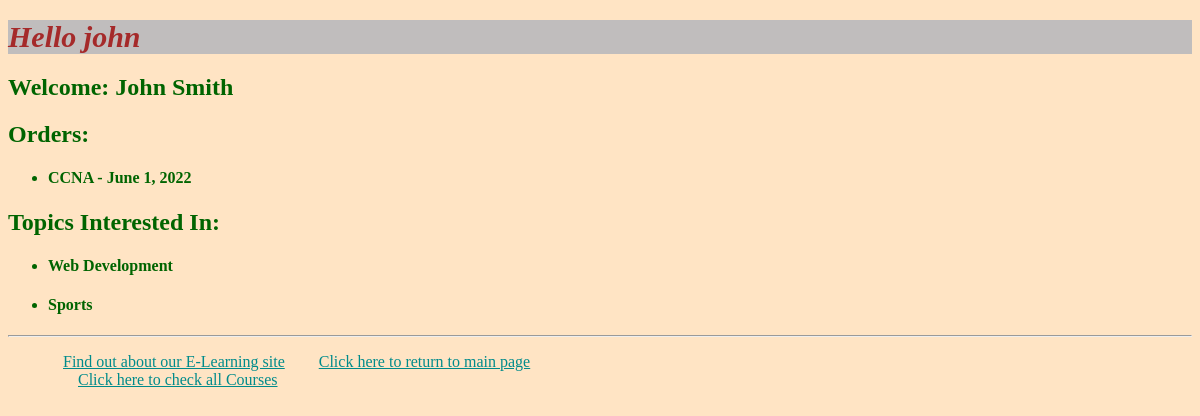
The app's page /myapp/myaccount/ (signed in), older data.
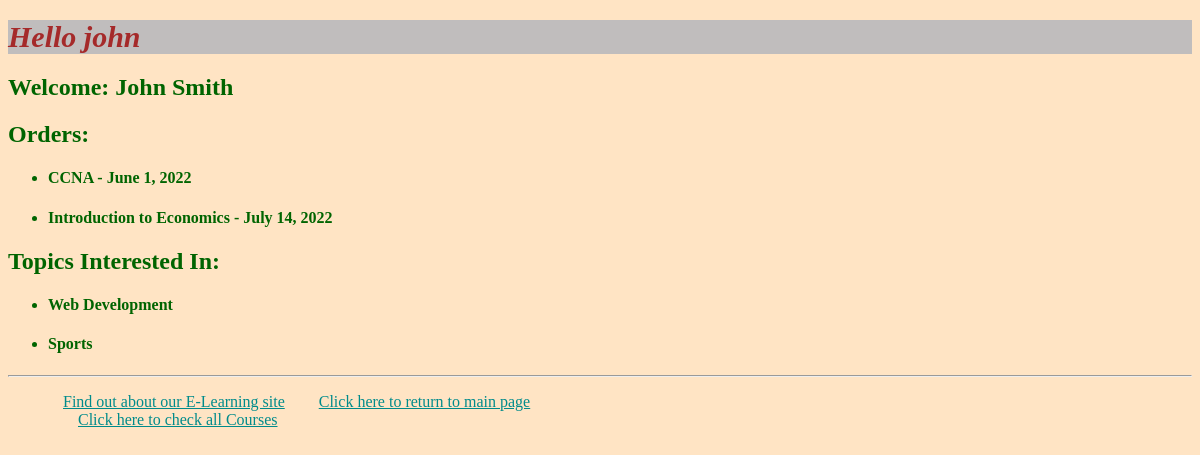
The same page, newer data.
### myapp/models.py (models this page shows, shortened)
class Order(models.Model):
    ORDER_CHOICE = [(0, 'Cancelled'), (1, 'Order Confirmed')]
    course = models.ForeignKey(Course, on_delete=models.CASCADE)
    student = models.ForeignKey(Student, on_delete=models.CASCADE)
    levels = models.PositiveIntegerField()
    order_status = models.IntegerField(choices=ORDER_CHOICE, default="1")
    order_date = models.DateField(default=datetime.date.today)

class Course(models.Model):
    interested = models.PositiveIntegerField(default=0)
    stages = models.PositiveIntegerField(default=3)
    topic = models.ForeignKey(Topic, related_name='courses', on_delete=models.CASCADE)
    name = models.CharField(max_length=200)
    price = models.DecimalField(max_digits=10,decimal_places=2)
    for_everyone = models.BooleanField(default=True)
    description = models.TextField(max_length=300, null=True, blank=True)

class Topic(models.Model):
    name = models.CharField(max_length=200)
    category = models.CharField(max_length=200, blank=False, default="Development")

### myapp/views.py (the view)
# urls.py: path(r'myaccount/', views.myaccount, name='myaccount'),
@login_required(login_url='/myapp/login/')
def myaccount(request):
    username = request.user.username
    try:
        user = Student.objects.filter(username=username)
    except:
        user = None
    is_student = False
    orders = None
    if user:
        is_student = True
        orders = Order.objects.filter(student=user[0])
        topics = Student.objects.get(username=username).interested_in.values()
        return render(request, 'myapp/myaccount.html', {'is_student': is_student, 'orders': orders, 'topics': topics})
    return render(request, 'myapp/myaccount.html', {'is_student':is_student})

### myapp/templates/myapp/myaccount.html (shortened to what this page needs)
{% extends 'myapp/base.html' %}
{% block body_block %}
    {% if is_student %}
    <h2>Welcome: {{request.user.first_name}} {{request.user.last_name}}</h2></h2>
    {% else %}
    <h2>You're not a registered student</h2>
    {% endif %}
    {% if orders %}
    <h2>Orders: </h2>
    <ul>
    {% for order in orders %}
    <li><h4>{{order.course.name}} - {{order.order_date}}</h4>
    </li>
    {% endfor %}
    </ul>
    {% endif %}
    {% if topics %}
    <h2>Topics Interested In: </h2>
    <ul>
    {% for topic in topics %}
    <li><h4>{{topic.name}}</h4>
    </li>
    {% endfor %}
    </ul>
    {% endif %}
{% endblock %}

### myapp/templates/myapp/base.html (shortened to what this page needs)
<!DOCTYPE html>
{% load static %}
<html>
<head>
<link rel="stylesheet" type="text/css" href="{% static 'myapp/style.css' %}" />
</head>
<body>
<div>
<h1>{% block myhdg %}Hello {{request.user.username}} {% endblock %}</h1>
{% block body_block %}*** {% endblock %}
</div>
<hr />
<div>
<ul>
<li class="hbar1"><a href="/myapp/about/">Find out about our E-Learning site</a></li>
<li class="hbar1"><a href = "{% url 'myapp:index' %}">Click here to return to main page</a><br/></li>
<li class="hbar1"><a href = "{% url 'myapp:courses' %}">Click here to check all Courses</a><br/></li>
</ul>
</div>
</body>
</html>

### myapp/static/myapp/style.css (style rules this page uses)
body { background-color: bisque; color: darkgreen; }
a { color: darkcyan; }
h1 { background-color: #c0bdbd; font-size: 30px; color: brown; font-style: italic; position: center; }
.hbar1 { display: inline; margin: 15px; }

Row changes from the older to the newer data that the page shows:
added Order: course.name "Introduction to Economics", order_date "July 14, 2022"
